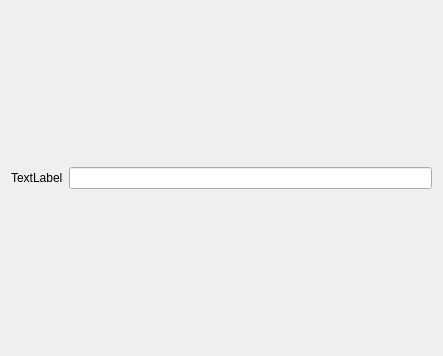
<?xml version="1.0" encoding="UTF-8"?>
<ui version="4.0">
 <class>MeuWidget</class>
 <widget class="QWidget" name="MeuWidget">
  <property name="geometry">
   <rect>
    <x>0</x>
    <y>0</y>
    <width>443</width>
    <height>356</height>
   </rect>
  </property>
  <property name="windowTitle">
   <string>MeuWidget</string>
  </property>
  <layout class="QHBoxLayout" name="horizontalLayout">
   <item>
    <widget class="QLabel" name="label">
     <property name="text">
      <string>TextLabel</string>
     </property>
    </widget>
   </item>
   <item>
    <widget class="QLineEdit" name="lineEdit"/>
   </item>
  </layout>
 </widget>
 <resources/>
 <connections/>
</ui>
